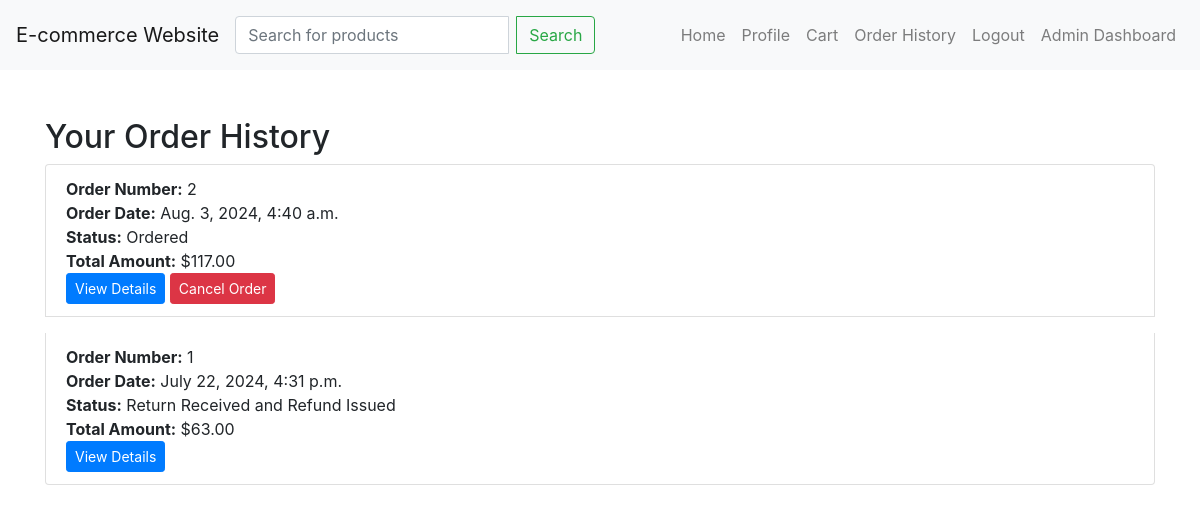
The page /order-history/ (signed in) on the database its author committed.
### ClothingStore/models.py (models this page shows, shortened)
class Order(models.Model):
    STATUS_CHOICES = (
        ('ordered', 'Ordered'),
        ('on_the_way', 'On the Way'),
        ('delivered', 'Delivered'),
        ('cancelled', 'Cancelled'),
        ('return_requested', 'Return Requested'),
        ('return_received', 'Return Received and Refund Issued'),
    )
    user = models.ForeignKey(User, on_delete=models.CASCADE)
    products = models.ManyToManyField(Product, through='OrderItem')
    ordered_date = models.DateTimeField(default=timezone.now)
    shipping_address = models.TextField()
    payment_method = models.CharField(max_length=50)
    total_cost = models.DecimalField(max_digits=10, decimal_places=2, default=0)
    status = models.CharField(max_length=20, choices=STATUS_CHOICES, default='ordered')

### ClothingStore/views.py (the view)
# urls.py: path('order-history/', views.order_history, name='order_history'),
@login_required
def order_history(request):
    orders = Order.objects.filter(user=request.user).order_by('-ordered_date')
    return render(request, 'order_history.html', {'orders': orders})

### templates/order_history.html (shortened to what this page needs)
{% extends 'base.html' %}
{% block content %}
<div class="container mt-5">
  <h2>Your Order History</h2>
  {% if orders %}
    <ul class="list-group">
      {% for order in orders %}
        <li class="list-group-item mb-3">
          <div>
            <strong>Order Number:</strong> {{ order.id }} <br>
            <strong>Order Date:</strong> {{ order.ordered_date }} <br>
            <strong>Status:</strong> {{ order.get_status_display }} <br>
            <strong>Total Amount:</strong> ${{ order.total_cost|floatformat:2 }}
          </div>
          <div>
            <a href="{% url 'order_detail' order.id %}" class="btn btn-sm btn-primary">View Details</a>
            {% if order.status in 'ordered,on_the_way' %}
                        <form action="{% url 'cancel_it' order.id %}" method="post" style="display: inline;">
                            <button type="submit" class="btn btn-sm btn-danger">Cancel Order</button>
                        </form>
                    {% endif %}
          </div>
        </li>
      {% empty %}
        <li class="list-group-item">You have no orders yet.</li>
      {% endfor %}
    </ul>
  {% else %}
    <p>You have no orders yet.</p>
  {% endif %}
</div>
{% endblock %}

### static/css/styles.css (style rules this page uses)
body { padding-top: 70px; }

### rows shown on the page
Order: id "2", ordered_date "Aug. 3, 2024, 4:40 a.m.", status "Ordered", total_cost "117.00", shows "Cancel Order"
Order: id "1", ordered_date "July 22, 2024, 4:31 p.m.", status "Return Received and Refund Issued", total_cost "63.00"
